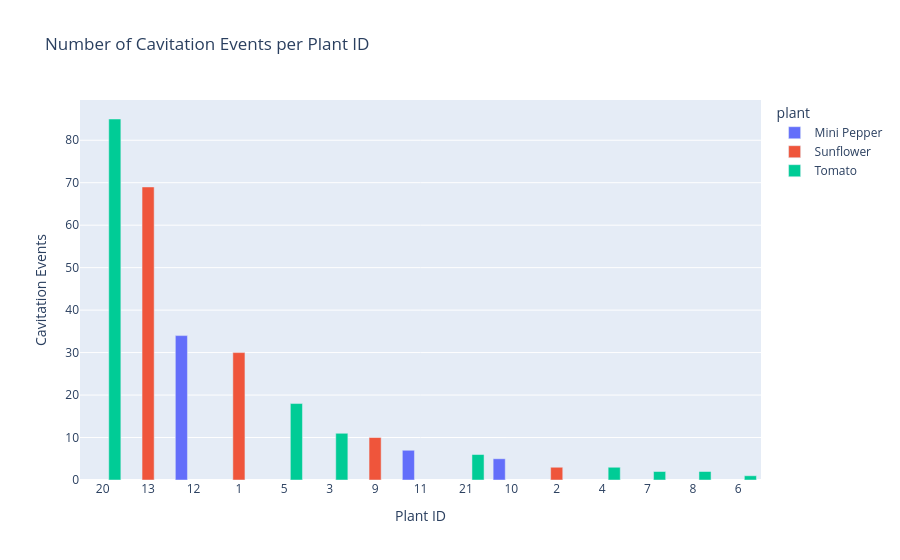

Notebook code cell kept with this figure:
### Markdown cell above
## 2.5 Data Distribution by Physical Plant (plant_id)
Let's visualize exactly how many cavitation events are recorded for each physical plant pot. If the data is highly skewed (e.g. one pot has 90 events and another has 2), StratifiedGroupKFold can struggle to create balanced folds.

### Code cell
import plotly.express as px
import sqlite3
import pandas as pd

# Fetch plant_id directly from the database to guarantee it is available
conn = sqlite3.connect('../metadata.db')
db_plants = pd.read_sql_query('SELECT recording_id, plant_id FROM recordings', conn)
conn.close()

# Merge it into our working dataset
if 'plant_id' in df_plants.columns:
    df_plants = df_plants.drop(columns=['plant_id'])
df_plants = pd.merge(df_plants, db_plants, on='recording_id', how='left')

# We ensure plant_id is treated as a string/category so it plots clearly
df_plants['plant_id_str'] = df_plants['plant_id'].astype(str).str.replace('.0', '', regex=False)
dist_df = df_plants.groupby(['plant', 'plant_id_str']).size().reset_index(name='Cavitation Events')

fig = px.bar(
    dist_df, 
    x='plant_id_str', 
    y='Cavitation Events', 
    color='plant',
    title='Number of Cavitation Events per Plant ID',
    labels={'plant_id_str': 'Plant ID'},
    barmode='group'
)
fig.update_layout(xaxis={'categoryorder':'total descending', 'type': 'category'})
fig.show()

# Show text summary
display(dist_df.sort_values(['plant', 'Cavitation Events'], ascending=[True, False]))

### Figure 1 — Plotly figure (JSON) as saved in the notebook; plotly's stock layout.template omitted (floating-point values rounded to 4 significant figures)
{"data": [{"alignmentgroup": "True", "hovertemplate": "plant=Mini Pepper<br>Plant ID=%{x}<br>Cavitation Events=%{y}<extra></extra>", "legendgroup": "Mini Pepper", "marker": {"color": "#636efa", "pattern": {"shape": ""}}, "name": "Mini Pepper", "offsetgroup": "Mini Pepper", "orientation": "v", "showlegend": true, "textposition": "auto", "type": "bar", "x": ["10", "11", "12"], "xaxis": "x", "y": [5, 7, 34], "yaxis": "y"}, {"alignmentgroup": "True", "hovertemplate": "plant=Sunflower<br>Plant ID=%{x}<br>Cavitation Events=%{y}<extra></extra>", "legendgroup": "Sunflower", "marker": {"color": "#EF553B", "pattern": {"shape": ""}}, "name": "Sunflower", "offsetgroup": "Sunflower", "orientation": "v", "showlegend": true, "textposition": "auto", "type": "bar", "x": ["1", "13", "2", "9"], "xaxis": "x", "y": [30, 69, 3, 10], "yaxis": "y"}, {"alignmentgroup": "True", "hovertemplate": "plant=Tomato<br>Plant ID=%{x}<br>Cavitation Events=%{y}<extra></extra>", "legendgroup": "Tomato", "marker": {"color": "#00cc96", "pattern": {"shape": ""}}, "name": "Tomato", "offsetgroup": "Tomato", "orientation": "v", "showlegend": true, "textposition": "auto", "type": "bar", "x": ["20", "21", "3", "4", "5", "6", "7", "8"], "xaxis": "x", "y": [85, 6, 11, 3, 18, 1, 2, 2], "yaxis": "y"}], "layout": {"barmode": "group", "legend": {"title": {"text": "plant"}, "tracegroupgap": 0}, "title": {"text": "Number of Cavitation Events per Plant ID"}, "xaxis": {"anchor": "y", "categoryorder": "total descending", "domain": [0, 1], "title": {"text": "Plant ID"}, "type": "category"}, "yaxis": {"anchor": "x", "domain": [0, 1], "title": {"text": "Cavitation Events"}}}}
